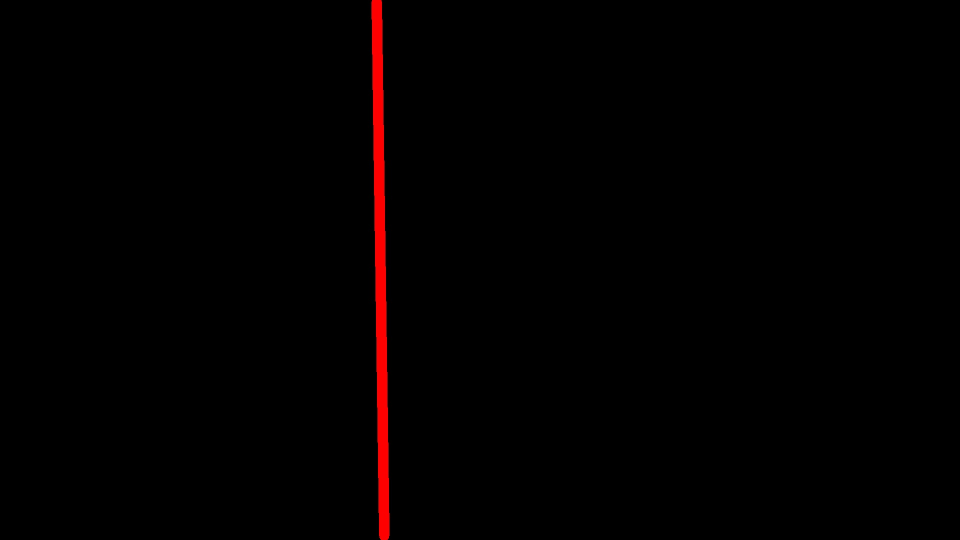
#> input picture labeling/copy/image203.jpg, 1920 x 1080 px, found by its file name (shown at 1/2 size); its folder holds only this picture in this run
$ python move_c.py
#> lines starting #> are read from the running program, lines starting #| are printed output that depends on the picture; after the words box and inside, x2 and y2 are one past the last pixel; in counts of white or black regions, pixels touching at a corner belong together
import cv2
import os

# 디렉토리 경로 설정
input_dir = "/home/gu/code/labeling/copy"
output_dir = "/home/gu/code/labeling/c_result"

# 결과 디렉토리가 없다면 생성
if not os.path.exists(output_dir):
    os.makedirs(output_dir)

# (0, 0, 255) 픽셀을 오른쪽으로 (1080 - 840)만큼 이동하는 함수
def move_pixels(image, shift):
    height, width, channels = image.shape
    new_image = image.copy()
    new_image[:, shift:] = image[:, :width - shift]
    new_image[:, :shift] = (0, 0, 0)  # 오른쪽으로 이동된 부분을 (0, 0, 255)로 채움
    #new_image[:, :width - shift] = image[:, shift:]
    #new_image[:, width - shift:] = (0, 0, 0)  # 오른쪽으로 이동된 부분을 (0, 0, 255)로 채움
    return new_image

# 이미지 파일 목록 가져오기
image_files = [f for f in os.listdir(input_dir) if f.endswith('.jpg')]

for image_file in image_files:
    image_path = os.path.join(input_dir, image_file)
    image = cv2.imread(image_path)
#> image is the input picture: shape (1080, 1920, 3); mean B, G, R 0, 0, 2.8

    if image is not None:
        # (0, 0, 255) 픽셀을 오른쪽으로 (1080 - 840)만큼 이동
        shifted_image = move_pixels(image, 293)
#> in move_pixels, `new_image[:, shift:] = image[:, :width - shift]`:
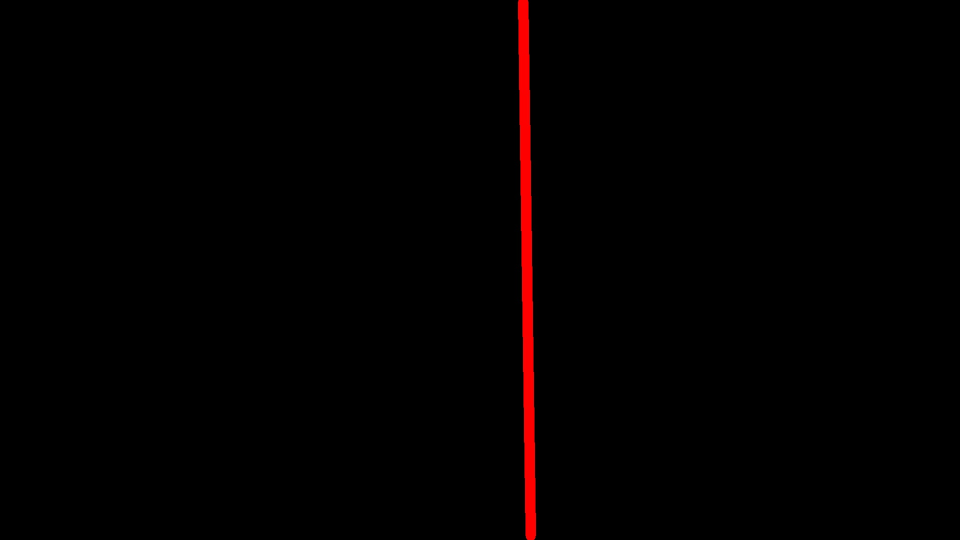
#> new_image: shape (1080, 1920, 3) (shown at 1/2 size); 3.29% of pixels changed, all inside (x1, y1, x2, y2) = (735, 0, 1078, 1080)
         # 원본 이미지와 새로 생성된 이미지를 합치기
        combined_image = image+shifted_image
        # 결과 이미지 저장
        output_path = os.path.join(output_dir, image_file)
        cv2.imwrite(output_path, combined_image)
        print(f"Processed and saved: {output_path}")
    else:
        print(f"Failed to load image: {image_path}")
